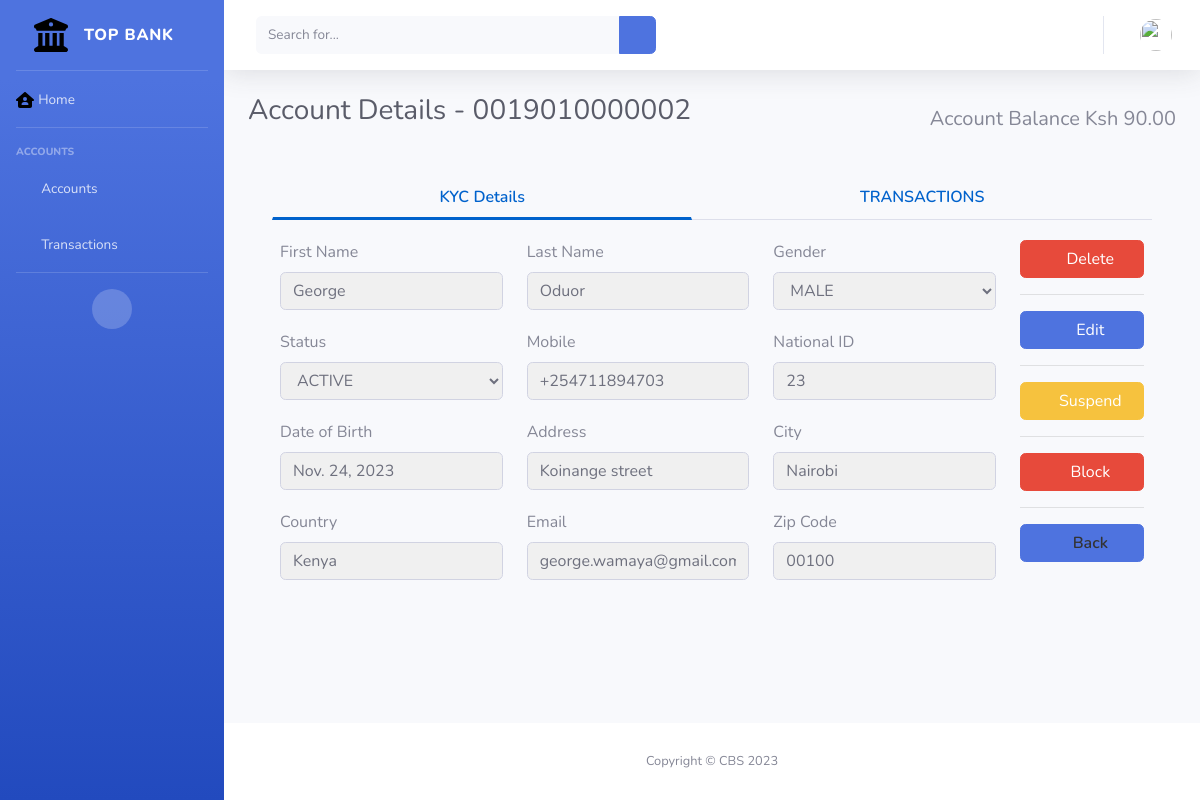
Page /core/accounts/0019010000002/ on the committed database.
### core/models.py (models this page shows, shortened)
class UserAccount(models.Model):
    first_name = models.CharField(max_length=50)
    last_name  = models.CharField(max_length=50)
    email      = models.EmailField(unique=True)
    mobile     = models.CharField(max_length=50,unique=True)
    nationalid = models.CharField(max_length=50,unique=True)
    gender     = models.CharField(max_length=50, choices=[
        ('MALE', 'MALE'),
        ('FEMALE', 'FEMALE')
    ])
    dob        = models.DateField()
    accountid  = models.CharField(max_length=50,unique=True)
    zip_code   = models.CharField(max_length=50)
    address    = models.CharField(max_length=50)
    city       = models.CharField(max_length=50)
    country    = models.CharField(max_length=50)
    status     = models.CharField(max_length=50, choices=[
        ('ACTIVE', 'ACTIVE'),
        ('BLOCKED', 'BLOCKED'),
        ('SUSPENDED', 'SUSPENDED')
    ])
    created_at = models.DateTimeField(auto_now_add=True)
    modified_at = models.DateTimeField(auto_now=True)
    class Meta:
        ordering = ['-created_at']

### core/views.py (the view, shortened to what this page needs)
# urls.py: path('accounts/<str:account_id>/', AccountDetails.as_view(), name='account_details'),
class AccountDetails(View):
    def get(self, request, account_id):
        account_details =  UserAccount.objects.get(accountid=account_id)
        transactions = Transactions.objects.filter(client_id = account_details.id)
        latest_balance = check_balance(transactions)
        context = {
            'title': 'Account Details',
            'account': account_details,
            'transactions': transactions,
            'account_balance': format(latest_balance,",")
        }
        return render(request, 'core/account-details.html', context)

### core/scripts/create_accs.py (called while the page is built)
def check_balance(transactions):
    if transactions.exists():
        latest_balance = transactions.latest('id').transaction_balance
    else:
        latest_balance = 0
    return latest_balance

### templates/core/account-details.html (shortened to what this page needs)
{% extends 'core/base.html' %}
{% load static %}
{% load l10n %}
{% block page_styles %}
  <link href="{% static 'vendor/datatables/dataTables.bootstrap4.min.css' %}" rel="stylesheet" />
{% endblock %}
{% block Heading %}
  Account Details - {{ account.accountid }}
{% endblock %}
{% block buttons %}Account Balance Ksh {{ account_balance | localize  }} {% endblock buttons %}
{% block maincontent %}
<section id="tabs" class="project-tab">
  <div class="container">
      <div class="row">
          <div class="col-md-12">
              <nav>
                  <div class="nav nav-tabs nav-fill" id="nav-tab" role="tablist">
                      <a class="nav-item nav-link active" id="nav-home-tab" data-toggle="tab" href="#nav-home" role="tab" aria-controls="nav-home" aria-selected="true">
                        KYC Details
                      </a>
                      <a class="nav-item nav-link" id="nav-profile-tab" data-toggle="tab" href="#nav-profile" role="tab" aria-controls="nav-profile" aria-selected="false">
                        TRANSACTIONS
                      </a>
                  </div>
              </nav>
              <div class="tab-content" id="nav-tabContent">
                  <div class="tab-pane fade show active" id="nav-home" role="tabpanel" aria-labelledby="nav-home-tab">
                      {% include 'core/parts/kyc_view.html' %}
                  </div>
              </div>
          </div>
      </div>
  </div>
</section>
{% endblock %}

### templates/core/parts/kyc_view.html (shortened to what this page needs)
<div class="row">
    <div class="card-body">
        <form action="" method="post">
        <div class="row">
          <div class="col-md-10">
            <div class="row">
                <div class="col-md-4">
                <div class="form-group">
                    <label>First Name</label>
                    <input name="first_name" type="text" class="form-control" value="{{ account.first_name }}" readonly />
                </div>
                </div>
                <div class="col-md-4">
                <div class="form-group">
                    <label>Last Name</label>
                    <input name="last_name" type="text" class="form-control" value="{{ account.last_name }}" readonly />
                </div>
                </div>
                <div class="col-md-4">
                <div class="form-group">
                    <label>Gender</label>
                    <select name="gender" id="gender" class="form-control" style="" readonly>
                        <option value="MALE" {% if account.gender == "MALE" %} selected{% endif %}>MALE</option>
                    </select>
                </div>
                </div>
                <div class="col-md-4">
                <div class="form-group">
                    <label>Status</label>
                    <select name="status" id="" class="form-control" style="" readonly>
                        <option value="ACTIVE" {% if account.status == "ACTIVE" %} selected{% endif %}>ACTIVE</option>
                    </select>
                </div>
                </div>
                <div class="col-md-4">
                <div class="form-group">
                    <label>Mobile</label>
                    <input name="mobile" type="text" class="form-control" value="{{ account.mobile }}" readonly />
                </div>
                </div>
                <div class="col-md-4">
                <div class="form-group">
                    <label>National ID</label>
                    <input name="nationalid" type="text" class="form-control" value="{{ account.nationalid }}" readonly />
                </div>
                </div>
                <div class="col-md-4">
                <div class="form-group">
                    <label>Date of Birth</label>
                    <input name="dob" type="text" class="form-control" value="{{ account.dob }}" readonly id ="dob"/>
                </div>
                </div>
                <div class="col-md-4">
                <div class="form-group">
                    <label>Address</label>
                    <input name="address" type="text" class="form-control" value="{{ account.address }}" readonly />
                </div>
                </div>
                <div class="col-md-4">
                <div class="form-group">
                    <label>City</label>
                    <input name="city" type="text" class="form-control" value="{{ account.city }}" readonly />
                </div>
                </div>
                <div class="col-md-4">
                <div class="form-group">
                    <label>Country</label>
                    <input name="country" type="text" class="form-control" value="{{ account.country }}" readonly />
                </div>
                </div>
                <div class="col-md-4">
                <div class="form-group">
                    <label>Email</label>
                    <input name="email" type="text" class="form-control" value="{{ account.email }}" readonly />
                </div>
                </div>
                <div class="col-md-4">
                <div class="form-group">
                    <label>Zip Code</label>
                    <input name="zip_code" type="text" class="form-control" value="{{ account.zip_code }}" readonly />
                </div>
                </div>
            </div>
          </div>
          <div class="col-md-2">
            <button type="button" class="btn btn-danger btn-block" data-target="#deleteModal" data-toggle="modal" >
                <i class="fas fa-trash"></i> Delete
            </button>
            <hr>
            {% if account.status == 'ACTIVE' %}
            <button type="button" class="btn btn-primary btn-block" id="edit">
                <i class="fas fa-edit"></i> Edit
            </button>
            <hr>
            <button type="button" class="btn btn-warning btn-block btn-xs" id="suspend" data-target="#suspendModal" data-toggle="modal">
                <i class="fas fa-ban"></i> Suspend
            </button>
            <hr>
            <button type="button" class="btn btn-danger btn-block btn-xs" id="block" data-target="#blockModal" data-toggle="modal">
                <i class="fas fa-ban"></i> Block
            </button>
            <hr>
            {% endif %}
            <a href="{% url 'core:accounts' %}" class="btn btn-primary btn-block">
                <i class="fas fa-arrow-left"></i> Back
            </a>
          </div>
        </div>
    </form>
    </div>
  </div>

### templates/core/account-details.html (style rules this page uses)
.form-group { margin-bottom: 20px; }
.form-control[readonly] { background-color: #f0f0f0; }
.project-tab #tabs .nav-tabs .nav-item.show .nav-link, .nav-tabs .nav-link.active { color: #0062cc; background-color: transparent; border-color: transparent transparent #f3f3f3; border-bottom: 3px solid !important; }
.project-tab .nav-link { border: 1px solid transparent; border-top-left-radius: .25rem; border-top-right-radius: .25rem; color: #0062cc; font-size: 16px; font-weight: 600; }
.project-tab a { text-decoration: none; color: #333; font-weight: 600; }

### rows in the picture
UserAccount: accountid "0019010000002", first_name "George", last_name "Oduor", gender "MALE", status "ACTIVE", mobile "+254711894703", nationalid "23", dob "Nov. 24, 2023", address "Koinange street", city "Nairobi", country "Kenya", email "george.wamaya@gmail.com", zip_code "00100"

### other values in the picture
{{ account_balance | localize }} "90.00"
